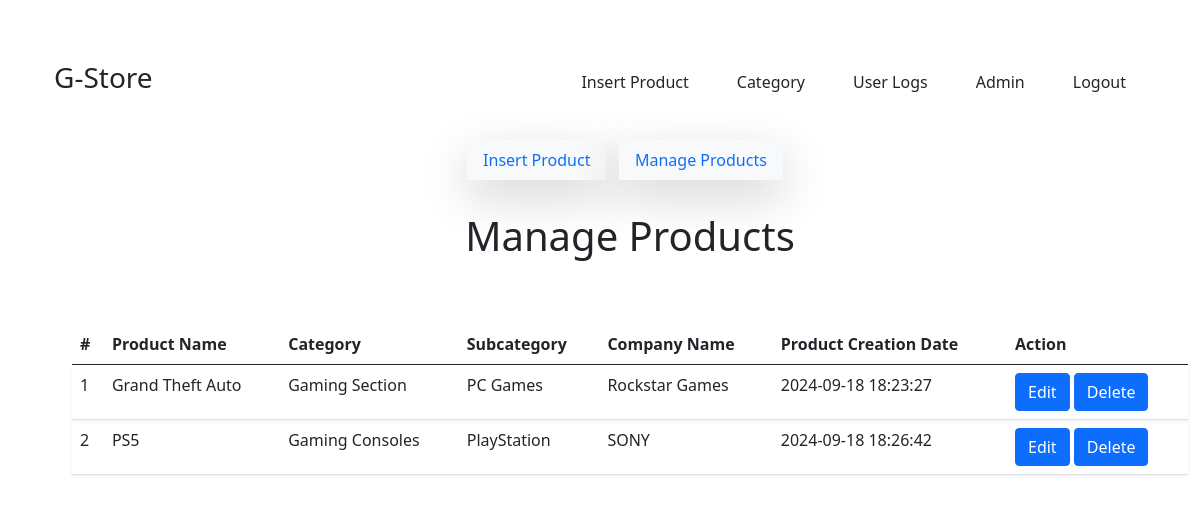
The page /admin/ManageProduct.php (signed in) on the database its author committed.
### tables this page shows
CREATE TABLE `products` (
  `id` int(11) NOT NULL,
  `category` int(11) NOT NULL,
  `subCategory` int(11) DEFAULT NULL,
  `productName` varchar(255) DEFAULT NULL,
  `productCompany` varchar(255) DEFAULT NULL,
  `productPrice` int(11) DEFAULT NULL,
  `productPriceBeforeDiscount` int(11) DEFAULT NULL,
  `productDescription` longtext DEFAULT NULL,
  `productImage1` varchar(255) DEFAULT NULL,
  `productImage2` varchar(255) DEFAULT NULL,
  `productImage3` varchar(255) DEFAULT NULL,
  `shippingCharge` int(11) DEFAULT NULL,
  `productAvailability` varchar(255) DEFAULT NULL,
  `postingDate` timestamp NULL DEFAULT current_timestamp(),
  `updationDate` varchar(255) DEFAULT NULL
);

CREATE TABLE `category` (
  `id` int(11) NOT NULL,
  `categoryName` varchar(255) DEFAULT NULL,
  `categoryDescription` longtext DEFAULT NULL,
  `creationDate` timestamp NOT NULL DEFAULT current_timestamp(),
  `updationDate` varchar(255) DEFAULT NULL
);

CREATE TABLE `subcategory` (
  `id` int(11) NOT NULL,
  `categoryid` int(11) DEFAULT NULL,
  `subcategory` varchar(255) DEFAULT NULL,
  `creationDate` timestamp NULL DEFAULT current_timestamp(),
  `updationDate` varchar(255) DEFAULT NULL
);

### admin/ManageProduct.php (the view, shortened to what this page needs)
<?php
include('include/config.php');
if(strlen($_SESSION['alogin'])==0)
	{
header('location:index.php');
}
else{
?>
<!DOCTYPE html>
<html lang="en">
<head>
	<link type="text/css" href="bootstrap/css/bootstrap-responsive.min.css" rel="stylesheet">
	<link href="https://cdn.jsdelivr.net/npm/bootstrap@5.0.0-beta1/dist/css/bootstrap.min.css" rel="stylesheet">
</head>
<body>
<?php include'include/nav.php' ?>
<br>
<ul class="nav justify-content-center">
  <li class="nav-item bg-light">
  <a class="nav-link active shadow-lg" aria-current="page" href="InsertProduct.php">Insert Product</a>
  </li>
  <li class="nav-item bg-light">
  <a class="nav-link  shadow-lg" href="ManageProduct.php">Manage Products</a>
  </li>
</ul>
	<div class="wrapper">
		<div class="container">
			<div class="row">
			<div class="span9">
					<div class="content">
	<div class="module">
							<div class="module-head">
<h1 class="font-weight-normal my-3 p-3 mb-4 bg-transparent rounded text-dark text-center">Manage Products </h1>
							</div>
							<div class="module-body table">
									<br />
								<table cellpadding="0" cellspacing="0" border="0" class="datatable-1 table table table-hover display" width="100%">
									<thead>
										<tr>
											<th>#</th>
											<th>Product Name</th>
											<th>Category </th>
											<th>Subcategory</th>
											<th>Company Name</th>
											<th>Product Creation Date</th>
											<th>Action</th>
										</tr>
									</thead>
									<tbody>
<?php $query=mysqli_query($con,"select products.*,category.categoryName,subcategory.subcategory from products join category on category.id=products.category join subcategory on subcategory.id=products.subCategory");
$cnt=1;
while($row=mysqli_fetch_array($query))
{
?>
										<tr class="shadow-sm">
											<td><?php echo htmlentities($cnt);?></td>
											<td><?php echo htmlentities($row['productName']);?></td>
											<td><?php echo htmlentities($row['categoryName']);?></td>
											<td> <?php echo htmlentities($row['subcategory']);?></td>
											<td><?php echo htmlentities($row['productCompany']);?></td>
											<td><?php echo htmlentities($row['postingDate']);?></td>
											<td>
											<a href="EditProducts.php?id=<?php echo $row['id']?>" class="btn btn-primary" >Edit</a>
											<a href="ManageProduct.php?id=<?php echo $row['id']?>&del=delete" class="btn btn-primary" >Delete</a></td>
										</tr>
										<?php $cnt=$cnt+1; } ?>
								</table>
							</div>
						</div>
					</div>
				</div>
			</div>
		</div>
	</div>
</body>
<?php } ?>

### rows shown on the page
products: productName "Grand Theft Auto", category.categoryName "Gaming Section", subcategory.subcategory "PC Games", productCompany "Rockstar Games", postingDate "2024-09-18 18:23:27"
products: productName "PS5", category.categoryName "Gaming Consoles", subcategory.subcategory "PlayStation", productCompany "SONY", postingDate "2024-09-18 18:26:42"
